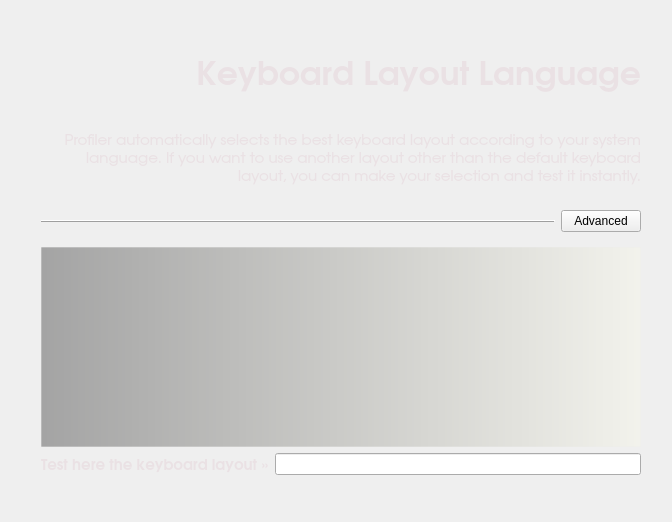
<?xml version="1.0" encoding="UTF-8"?>
<ui version="4.0">
 <class>keyboardWidget</class>
 <widget class="QWidget" name="keyboardWidget">
  <property name="geometry">
   <rect>
    <x>0</x>
    <y>0</y>
    <width>672</width>
    <height>522</height>
   </rect>
  </property>
  <property name="windowTitle">
   <string>Keyboard</string>
  </property>
  <layout class="QGridLayout" name="gridLayout_3">
   <item row="0" column="2">
    <spacer name="verticalSpacer">
     <property name="orientation">
      <enum>Qt::Vertical</enum>
     </property>
     <property name="sizeType">
      <enum>QSizePolicy::Expanding</enum>
     </property>
     <property name="sizeHint" stdset="0">
      <size>
       <width>20</width>
       <height>40</height>
      </size>
     </property>
    </spacer>
   </item>
   <item row="3" column="0">
    <spacer name="horizontalSpacer">
     <property name="orientation">
      <enum>Qt::Horizontal</enum>
     </property>
     <property name="sizeType">
      <enum>QSizePolicy::Fixed</enum>
     </property>
     <property name="sizeHint" stdset="0">
      <size>
       <width>30</width>
       <height>20</height>
      </size>
     </property>
    </spacer>
   </item>
   <item row="3" column="1" colspan="2">
    <layout class="QHBoxLayout" name="horizontalLayout_2">
     <item>
      <layout class="QGridLayout" name="gridLayout_2">
       <item row="0" column="0">
        <widget class="QListWidget" name="listWidgetKeyboard">
         <property name="minimumSize">
          <size>
           <width>0</width>
           <height>200</height>
          </size>
         </property>
         <property name="font">
          <font>
           <family>URW Gothic L</family>
           <pointsize>12</pointsize>
           <weight>75</weight>
           <bold>true</bold>
          </font>
         </property>
         <property name="styleSheet">
          <string notr="true">#listWidgetKeyboard{background-color: qlineargradient(spread:pad, x1:0, y1:0, x2:1, y2:0, stop:0 rgba(0, 0, 0, 81), stop:0.00537634 rgba(0, 0, 0, 80), stop:1 rgba(250, 250, 230, 80));

border: 1px solid rgb(236, 236, 236, 80);}</string>
         </property>
        </widget>
       </item>
       <item row="1" column="0">
        <layout class="QHBoxLayout" name="horizontalLayout">
         <item>
          <widget class="QLabel" name="label">
           <property name="font">
            <font>
             <family>URW Gothic L</family>
             <pointsize>11</pointsize>
             <weight>75</weight>
             <bold>true</bold>
            </font>
           </property>
           <property name="styleSheet">
            <string notr="true">color: rgb(234, 225, 228);</string>
           </property>
           <property name="text">
            <string>Test here the keyboard layout »</string>
           </property>
          </widget>
         </item>
         <item>
          <widget class="QLineEdit" name="lineEdit"/>
         </item>
        </layout>
       </item>
      </layout>
     </item>
    </layout>
   </item>
   <item row="3" column="3">
    <spacer name="horizontalSpacer_2">
     <property name="orientation">
      <enum>Qt::Horizontal</enum>
     </property>
     <property name="sizeType">
      <enum>QSizePolicy::Fixed</enum>
     </property>
     <property name="sizeHint" stdset="0">
      <size>
       <width>20</width>
       <height>20</height>
      </size>
     </property>
    </spacer>
   </item>
   <item row="4" column="1">
    <spacer name="verticalSpacer_2">
     <property name="orientation">
      <enum>Qt::Vertical</enum>
     </property>
     <property name="sizeType">
      <enum>QSizePolicy::Expanding</enum>
     </property>
     <property name="sizeHint" stdset="0">
      <size>
       <width>58</width>
       <height>40</height>
      </size>
     </property>
    </spacer>
   </item>
   <item row="1" column="1" colspan="2">
    <layout class="QVBoxLayout" name="verticalLayout_2">
     <item>
      <widget class="QLabel" name="label_3">
       <property name="sizePolicy">
        <sizepolicy hsizetype="Preferred" vsizetype="Fixed">
         <horstretch>0</horstretch>
         <verstretch>0</verstretch>
        </sizepolicy>
       </property>
       <property name="minimumSize">
        <size>
         <width>0</width>
         <height>50</height>
        </size>
       </property>
       <property name="font">
        <font>
         <family>URW Gothic L</family>
         <pointsize>25</pointsize>
         <weight>75</weight>
         <bold>true</bold>
        </font>
       </property>
       <property name="layoutDirection">
        <enum>Qt::LeftToRight</enum>
       </property>
       <property name="styleSheet">
        <string>color: rgb(234, 225, 228);</string>
       </property>
       <property name="text">
        <string>Keyboard Layout Language</string>
       </property>
       <property name="alignment">
        <set>Qt::AlignRight|Qt::AlignTrailing|Qt::AlignVCenter</set>
       </property>
      </widget>
     </item>
     <item>
      <spacer name="verticalSpacer_5">
       <property name="orientation">
        <enum>Qt::Vertical</enum>
       </property>
       <property name="sizeType">
        <enum>QSizePolicy::Fixed</enum>
       </property>
       <property name="sizeHint" stdset="0">
        <size>
         <width>20</width>
         <height>30</height>
        </size>
       </property>
      </spacer>
     </item>
     <item>
      <widget class="QLabel" name="labelMouseDesc">
       <property name="minimumSize">
        <size>
         <width>300</width>
         <height>0</height>
        </size>
       </property>
       <property name="font">
        <font>
         <family>URW Gothic L</family>
         <pointsize>11</pointsize>
        </font>
       </property>
       <property name="styleSheet">
        <string notr="true">color:rgb(234, 225, 228)</string>
       </property>
       <property name="text">
        <string>Profiler automatically selects the best keyboard layout according to your system language. If you want to use another layout other than the default keyboard layout, you can make your selection and test it instantly.</string>
       </property>
       <property name="alignment">
        <set>Qt::AlignRight|Qt::AlignTrailing|Qt::AlignVCenter</set>
       </property>
       <property name="wordWrap">
        <bool>true</bool>
       </property>
      </widget>
     </item>
     <item>
      <spacer name="verticalSpacer_6">
       <property name="orientation">
        <enum>Qt::Vertical</enum>
       </property>
       <property name="sizeType">
        <enum>QSizePolicy::Fixed</enum>
       </property>
       <property name="sizeHint" stdset="0">
        <size>
         <width>30</width>
         <height>10</height>
        </size>
       </property>
      </spacer>
     </item>
    </layout>
   </item>
   <item row="2" column="1">
    <widget class="QFrame" name="frame">
     <property name="sizePolicy">
      <sizepolicy hsizetype="Preferred" vsizetype="Fixed">
       <horstretch>0</horstretch>
       <verstretch>0</verstretch>
      </sizepolicy>
     </property>
     <property name="minimumSize">
      <size>
       <width>400</width>
       <height>40</height>
      </size>
     </property>
     <property name="frameShape">
      <enum>QFrame::HLine</enum>
     </property>
     <property name="frameShadow">
      <enum>QFrame::Raised</enum>
     </property>
    </widget>
   </item>
   <item row="2" column="2">
    <widget class="QPushButton" name="pushKeybButton">
     <property name="sizePolicy">
      <sizepolicy hsizetype="Fixed" vsizetype="Fixed">
       <horstretch>0</horstretch>
       <verstretch>0</verstretch>
      </sizepolicy>
     </property>
     <property name="layoutDirection">
      <enum>Qt::LeftToRight</enum>
     </property>
     <property name="text">
      <string>Advanced</string>
     </property>
    </widget>
   </item>
  </layout>
 </widget>
 <resources/>
 <connections/>
</ui>
